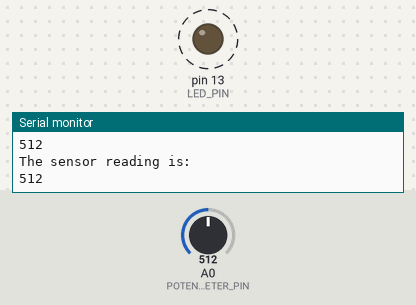
This sketch was run on a simulated Arduino Uno, built with avr-gcc and run on an emulated ATmega328P. Shown: output pins drawn as LEDs (lit = HIGH), the last lines printed to the serial monitor. Dashed ring = blinking. The inputs (shaded band) are chosen by the test bench; at power-on: A0 (POTENTIOMETER_PIN) = 512.

Above: at 1.8 s.
1.9 s: A0 (POTENTIOMETER_PIN) set to 0
At 2.8 s:
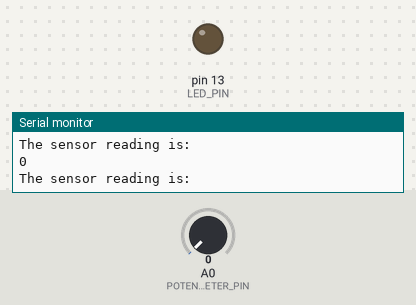
6.0 s: A0 (POTENTIOMETER_PIN) set to 511
At 6.4 s:
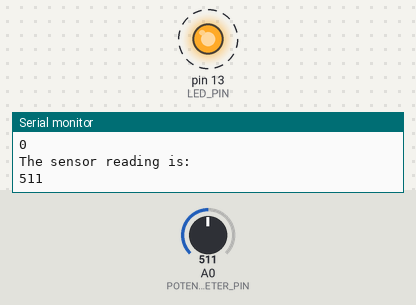
10.1 s: A0 (POTENTIOMETER_PIN) set to 1023
At 10.9 s:
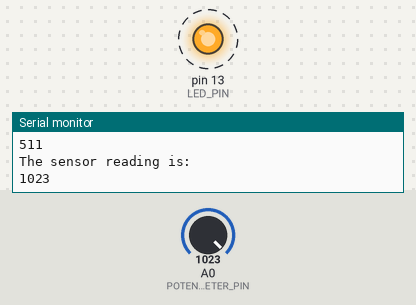
Timing chart, 0 to 20.2 s (numbered marks = the images above; inputs shaded):
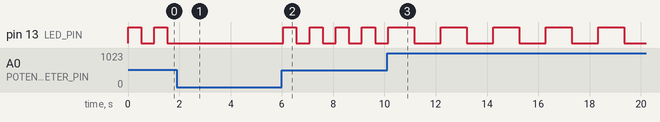

Measured:
- after the input at 1.9 s, pin 13 (LED_PIN): stops changing and stays LOW
- after the input at 6.0 s, pin 13 (LED_PIN): alternates HIGH for 0.51 s and LOW for 0.51 s, starting after 0.06 s
- after the input at 10.1 s, pin 13 (LED_PIN): alternates HIGH for 1.0 s and LOW for 1.0 s, starting after 1.1 s
- by itself, pin 13 (LED_PIN): alternates HIGH for 0.51 s and LOW for 0.51 s

The sketch:

AnalogRead_Voltmeter.ino
```cpp
// Demonstrates analog input by reading an analog sensor on analog pin 0 and
// turning on and off a light-emitting diode(LED) connected to digital pin 13.
// The amount of time the LED will be on and off depends on the value obtained
// by analogRead().

//  The circuit:
//   - potentiometer center pin of the potentiometer to the analog input 0
//     one side pin (either one) to ground
//     the other side pin to +5V
//   - LED anode (long leg) attached to digital output 13 through 220 ohm resistor cathode (short leg) attached to ground
//   - Note: because most Arduinos have a built-in LED attached to pin 13 on the board


// created by Kacper Sikorski
// 24/01/2024


//pre-processor directive used to define constants or macros
//In this case, it's defining symbolic names for the pin numbers
#define LED_PIN 13 // define pin 13 for LED output
#define POTENTIOMETER_PIN A0 // define analog 0 pin for the sensor input

void setup()
{
  // initialize serial communication at 9600 bits per second:
  // This is done to initialise the serial communication and allow the potentiometer reading

  Serial.begin(9600);
  pinMode(LED_PIN, OUTPUT);
}

void loop()
{
  int potentiometerValue = analogRead(POTENTIOMETER_PIN);
  //print out the potentiometer value:
  Serial.println("The sensor reading is:");
  Serial.println(potentiometerValue);
  // turn the led on
  digitalWrite(LED_PIN, HIGH);
  // pause the code execution for <potentiometerValue> miliseconds
  delay(potentiometerValue);
  //turn the led off
  digitalWrite(LED_PIN, LOW);
 // pause the code execution for <potentiometerValue> miliseconds
  delay(potentiometerValue);

}
```
